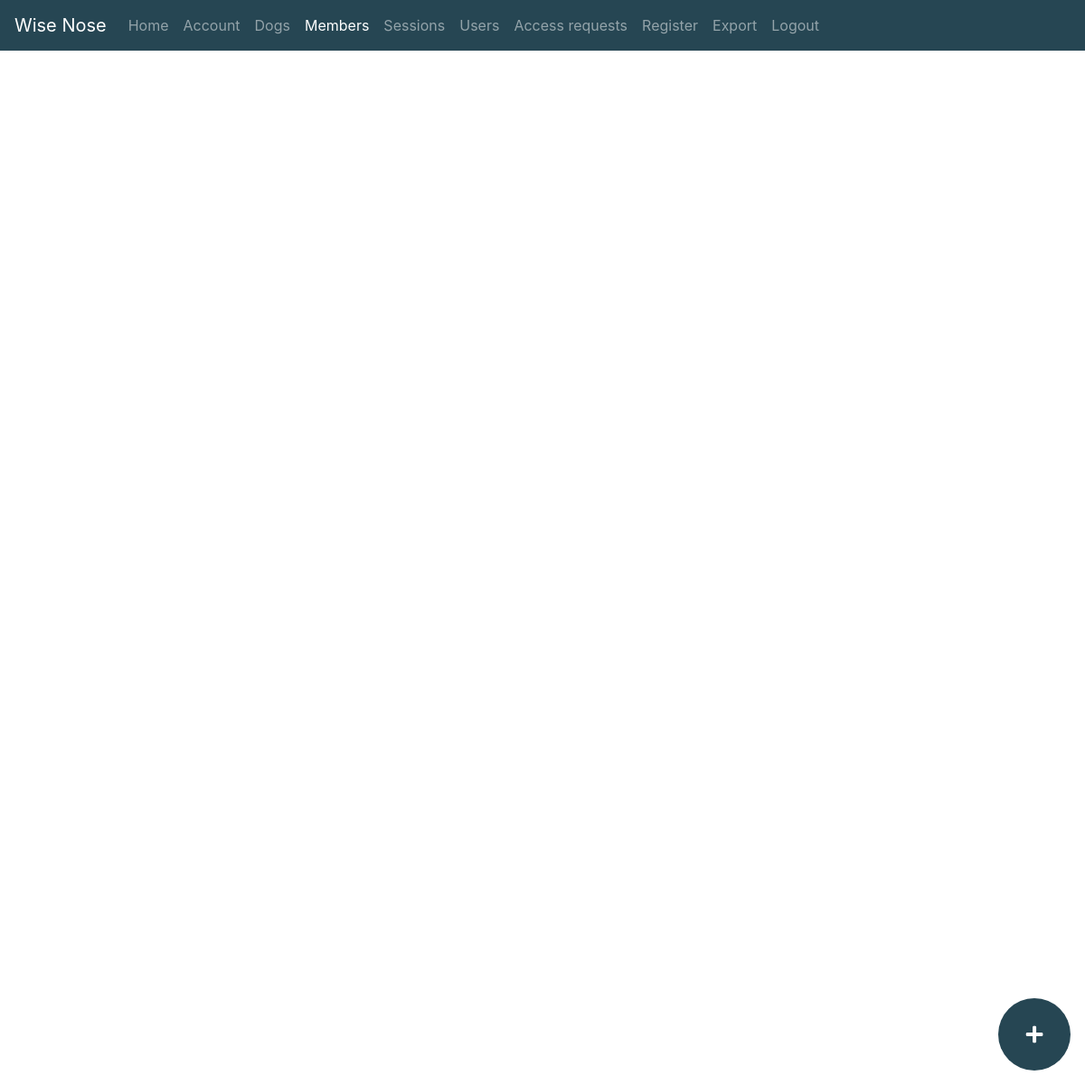
Page /members (signed in) on the earlier database version.
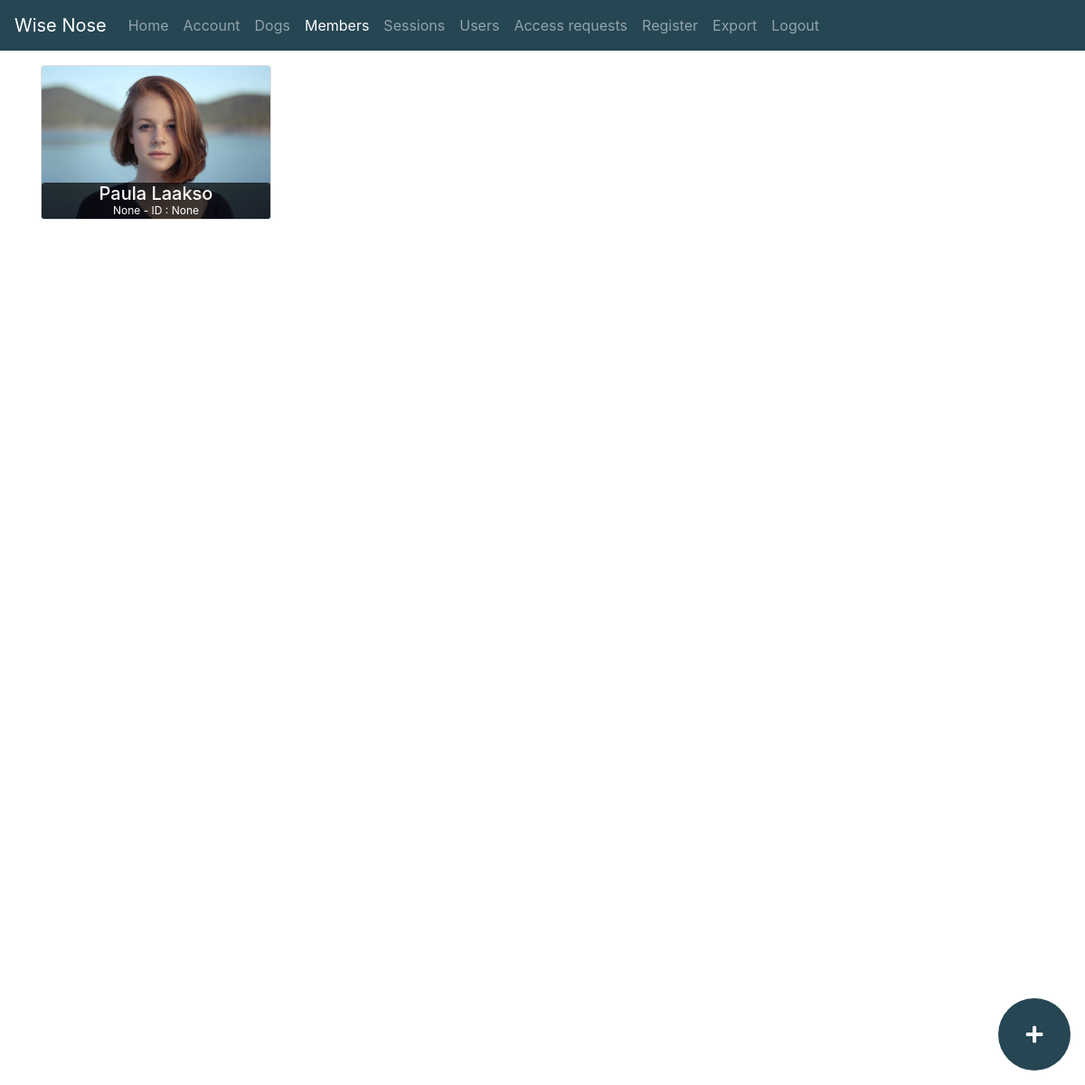
Same page on the later database version.
### app.py (models this page shows)
class Person(db.Model):
    id = db.Column(db.Integer, primary_key=True)
    name = db.Column(db.String(128), nullable=True)
    wise_nose_id = db.Column(db.String(128), nullable=True)
    role = db.Column(db.Integer, nullable=True)
    sessions = db.relationship("Session", back_populates="supervisor")
    dogs = db.relationship("Dog", back_populates="trainer")

### app.py (the view)
@app.route("/members")
def members():
    if current_user.is_authenticated:
        members = Person.query.all()
        return render_template('members.html', members=members)
    return redirect(url_for('login'))

### app.py (called while the page is built)
@login_manager.user_loader
def load_user(user_id):
    user = User.query.get(int(user_id))
    print("Loaded user: " + str(user))
    return user

@event.listens_for(Engine, "connect")
def set_sqlite_pragma(dbapi_connection, connection_record):
    cursor = dbapi_connection.cursor()
    cursor.execute("PRAGMA foreign_keys=ON")
    cursor.close()

### templates/members.html (shortened to what this page needs)
{% extends 'base.html' %}
{% block body %}
  <div class="row row-cols-2 row-cols-md-3 row-cols-lg-4 align-items-stretch">
    {% for member in members %}
      <div class="col mb-4 member-container">
        <div class="card">
          <img src="{{ url_for('static', filename='images/member_try.jpg') }}" class="card-img-top" alt="...">
          <div class="card-body">
            <h5 class="card-title">{{ member.name }}</h5></br>
            <div class="row content">
              <p class="card-text">{{ member.role }} - ID : {{ member.wise_nose_id }}</p>
            </div>
          </div>
        </div>
      </div>
    {% endfor %}
  </div>
  <a href="{{ url_for('add_member') }}" class="fab-material bg-deep-blue btn"><i class="fas fa-plus fa-lg"></i></a>
{% endblock %}

### templates/base.html (shortened to what this page needs)
<!DOCTYPE html>
<html lang="en">
  <head>
      <link rel="stylesheet" href="https://cdn.jsdelivr.net/npm/bootstrap@4.6.0/dist/css/bootstrap.min.css">
      <link rel="stylesheet" href="{{ url_for('static', filename='css/theme.css') }}">
      <link href="{{ url_for('static', filename='css/all.css') }}" rel="stylesheet">
  </head>
  <body>
    <nav class="navbar navbar-expand-lg navbar-dark bg-deep-blue fixed-top">
      <a class="navbar-brand" href="#">Wise Nose</a>
      <div class="collapse navbar-collapse" id="navbarTogglerDemo02">
        <ul class="navbar-nav mr-auto mt-2 mt-lg-0">
          <li class="nav-item">
            <a class="nav-link" href="/"> Home <span class="sr-only">(current)</span></a>
          </li>
          {% if current_user.is_authenticated %}
            <li class="nav-item">
              <a class="nav-link" href="{{ url_for('account') }}">Account</a>
            </li>
            <li class="nav-item">
              <a class="nav-link" href="{{ url_for('dogs') }}">Dogs</a>
            </li>
            <li class="nav-item">
              <a class="nav-link" href="{{ url_for('members') }}">Members</a>
            </li>
            <li class="nav-item">
              <a class="nav-link" href="{{ url_for('sessions') }}">Sessions</a>
            </li>
          {% endif %}
           {% if current_user.admin %}
        <li class="nav-item">
          <a class="nav-link" href="{{ url_for('users') }}">Users <span class="sr-only">(current)</span></a>
        </li>
          <li class="nav-item">
          <a class="nav-link" href="{{ url_for('access_requests') }}">Access requests <span class="sr-only">(current)</span></a>
        </li>
          <li class="nav-item">
          <a class="nav-link" href="{{ url_for('register') }}">Register <span class="sr-only">(current)</span></a>
        </li>
          {% endif %}
          {% if current_user.is_authenticated %}
            <li class="nav-item">
              <a class="nav-link" href="{{ url_for('export') }}">Export</a>
            </li>
            <li class="nav-item">
              <a class="nav-link" href="{{ url_for('logout') }}">Logout</a>
            </li>
          {% endif %}
        </ul>
      </div>
    </nav>
    <div class="container">
        {% block body %}
        {% endblock %}
    </div>
  </body>
</html>

### static/css/theme.css (style rules this page uses)
.bg-deep-blue { background-color: #264653; }
body { min-height: 75rem; padding-top: 4.5rem; }
.navbar-collapse.collapse { -webkit-transition: left 0.3s ease; -moz-transition: left 0.3s ease; -o-transition: left 0.3s ease; transition: left 0.3s ease; }
.fab-material { display: flex; justify-content: center; position: fixed; color: white; bottom: 1rem; right: 1rem; border-radius: 50%; width: 5rem; height: 5rem; }
.fab-material i { align-self: center; }
.member-container .card img { border-bottom-left-radius: calc(.25rem - 1px); border-bottom-right-radius: calc(.25rem - 1px); }
.member-container .card-body { display: flex; justify-content: center; position: absolute; height: auto; width: 100%; bottom: 0; padding: 0.5rem; color: white; background-color: rgba(0,0,0,0.7); border-radius: 0.25rem 0.25rem calc(.25rem - 1px) calc(.25rem - 1px); }
.member-container .card-title { position: absolute; top: 0; margin-bottom: 0; }
.member-container p.card-text { margin-bottom: 0; }
.member-container .row.content { display: flex; width: 100%; position: absolute; justify-content: center; margin-bottom: 0; bottom: 0; font-size: 0.75rem; }

### static/css/all.css (style rules this page uses)
.fa, .fas, .far, .fal, .fad, .fab { -moz-osx-font-smoothing: grayscale; -webkit-font-smoothing: antialiased; display: inline-block; font-style: normal; font-variant: normal; text-rendering: auto; line-height: 1; }
.fa-lg { font-size: 1.33333em; line-height: 0.75em; vertical-align: -.0667em; }
.fa-plus:before { content: "\f067"; }

Differences in the rows shown:
added Person: name "Paula Laakso", role "None", wise_nose_id "None"
